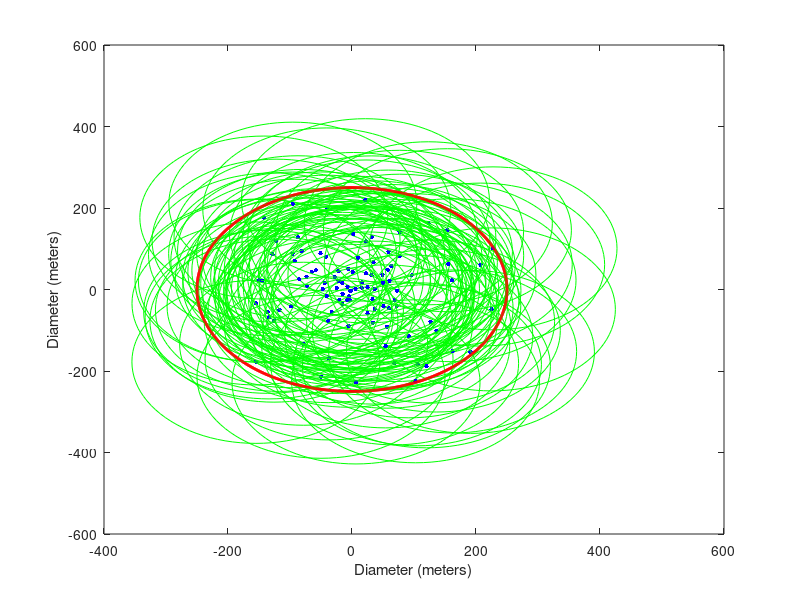
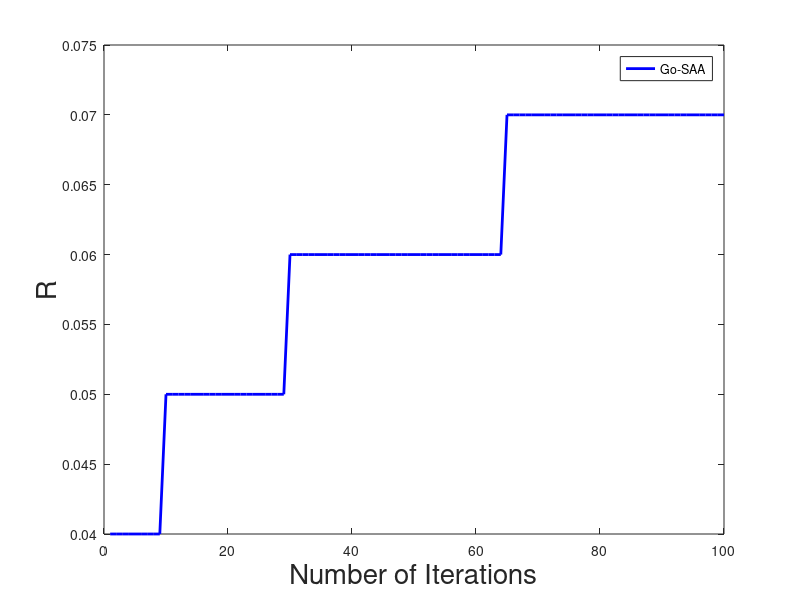

Reproduce these figures in MATLAB, in order.
clc
clear all;
close all;
%%%%%%%%%%% Initilizing General Variables %%%%%%%%%%%%%%%%%
R = 250; %radius of circle
Range = 200; %transmission range of nodes
N = 100; %number of nodes
Degree=zeros(1,N);
fitness_func_R=0;
no_of_chrom=20;
pop_members=no_of_chrom/2; %number of members in a population
neighbour_limit=60; %no of neighbours each node can form
degree_check(1,N)=0;% to check degree of nodes in a adjacency matrix
B_D(N,N,no_of_chrom)=0; %initializing 3D matrix for storing adjacency matrix of population
max_step=100; % maximum itrations in SA
alpha=0.9;
ROSE_temp(100,100)=0;
ROSE_temp_1(100,100)=0;
Avg=1;
plot_temp=zeros(1,N);
for z=1:Avg

%%%%%%%%%%%%%% Start cirle with diameter 500m, for defining field
t=0:pi/500:2*pi; 
x1=R*cos(t);
y1=R*sin(t);
plot(x1,y1,'r', 'LineWidth',2.0)
xlabel('Diameter (meters)');
ylabel('Diameter (meters)');
hold on;
%%%%%%%%%%%%% End cirle with diameter 500m, for defining field
distance= @(x,y) sqrt(((x.xd-y.xd)^2) + ((x.yd-y.yd)^2)); %Calculating Ecladian Distance

for i=1:N
    r=R;
    th=2*pi;
    r=r * rand ;
    th=th * rand ;
    x=r*(cos(th));
    y=r*(sin(th));
%%%% Start cirle with radius 200m, for defining nodes range    
    th = 0:pi/50:2*pi;
    xunit = Range * cos(th) + x;
    yunit = Range * sin(th) + y;
    plot(xunit, yunit, 'g', 'LineWidth',0.5);
    hold on
%%%% End cirle with radius 200m, for defining nodes range
    S(i).xd=x;
    S(i).yd=y;
    S(i).Nei= [];
    plot(S(i).xd,S(i).yd,'b.','MarkerSize',10)
    hold on
end

plot(x1,y1,'r', 'LineWidth',2.0)
hold on
plot(S(i).xd,S(i).yd,'b.','MarkerSize',10)
for i=1:N
    index=1;
    for j=1:N
           if i~=j
                distance_with_node =  distance(S(i),S(j));

                if distance_with_node <= Range 
                    S(i).Nei (index)= j;
                    index=index+1;
                    hold on
                end               
           end
    end   
end

%%%%%%%%%%%%%%%%%%%%% Start of Adjacency Matrix %%%%%%%%%%%%%%%%%%%%
for i=1:N
    for j=1:N
        Member_check = ismember(i, S(j).Nei(:));
        if Member_check == 0
            A(i,j) = 0;
        else
            A(i,j) =1;
        end
    end
    Degree(i)=numel(S(i).Nei);
end
%%%%%%%%%%%%% End of Adjacency Matrix %%%%%%%%%%%%%%% 
%%%%%%%%%%%%% Start of Charomosome %%%%%%%%%%%%%%%%
j=1;
k=1;
l=N;
for i=j:N
  for m=j:N
    A(j,m);
     chrom(1,k)= A(j,m); % generating charomosome of orignal topology
     k=k+1;
  end
  j=j+1;    
end
%%%%%%%%%%%%% End of Charomosome %%%%%%%%%%%%%%%%


%%%%%%%%%%%%%%% Multiple Neighbours 3D Matix %%%%%%%%%%%%
B_D(:,:,1)=A; %storing orignal topology in 1st position of population
for k=2:no_of_chrom    %filling 2nd to 19th topologies in population 
    B_D(:,:,k)=A;
    for j=1:N
        degree_check(1,j)= sum(B_D(j,:,k));
        while degree_check(1,j) > neighbour_limit %applying edge limit n topology over population
            B_D(j,ceil(rand(1)*N),k)=0;     %deleting random edge from adjacency matrix for randomization        
            degree_check(1,j)= sum(B_D(j,:,k));
        end        
    end    
end
%%%%%%%%%%%%%%%%%%%%%%%%   Generating 1st population  %%%%%%%%%%%%%%%%%%
for i=1:pop_members %pop_members is limit of number of members in population
    pop1_adj(:,:,i)=B_D(:,:,i);    %saving first half of B_D in pop1_adj    
end  
%%%%%% Calculating R of 1st Population Set %%%%%%%%%%%%%%%%%%%%%
SA=pop1_adj;   
for n=1:pop_members %pop_members is limit of number of members in population
        c=SA(:,:,n);    %sconverting 3D matrix into 2D matric for calculation of R    
  
            for k=1:N
                degree_R(k)=sum(c(:,k));    %%degree calculation of matrix C, ready for calculation of schineder R
            end
    %%%%%%%%%%%%%%%%%%%% Calculating R   %%%%%%%%%%%%%%%%%%%%%%%%%%%%%%%%%%%%%%%%%
    %%%%%%%%%%% Calculating Maximum Degree Node %%%%%%%%%%%%%%%%
    [max_num,max_idx] = max(degree_R(:));
    max_idx;
    %%%%%%%%%%%% Deleting Maximum Degree Node %%%%%%%%%%%%%%%%%%
    A_D=c;
    A_D(:,max_idx)=0;
    A_D(max_idx,:)=0;
    %%%%%%%%% Finding 2nd Maximum degree %%%%%%%%%%%%%%%%%%%%%%%
    second_Degree(1,N)=0;
    for i=1:N
        for j=1:N
            second_Degree(j)= sum(A_D(:,j));
        end
    end
    [second_max_num,second_max_idx] = max(second_Degree(:));
    second_max_idx;
    %%%%%%%%%%%%%% Finding 90% Degrees in Comparison to Maximum degree %%%%%
    ninty_percent_max_degree=(max_num/100)*90;
    ninty_percent_threshold=0;
    num_ninty_percent_nodes=0;
   for j=1:N
        if second_Degree(j)>= ninty_percent_max_degree;
           num_ninty_percent_nodes= num_ninty_percent_nodes+1;
        end
   end
    num_ninty_percent_nodes;
    %%%%%%% Calculating Fittness Function R %%%%%%%
    fitness_func_R= num_ninty_percent_nodes/N;
     schineder_SA(n)=fitness_func_R;
     schineder_SA(n);
%%%%%%%%%%%%%%%%%%%%%% End of R  %%%%%%%%%%%%%%%%%%%%%%%%%%%
    end %% end of SA limit

    
%%%%% Start of Simulating Anealing %%%%%%%%%%%%%%%%%    
    
To=-(max(schineder_SA)-min(schineder_SA))/log(0.8);
SA_temp(100,100)=0;
SA_temp_1(100,100)=0;
SA_temp=SA(:,:,2);
for p=1:max_step
    
  %%%%%%%%%%% Calculating R for SA_temp %%%%%%%%%%
    c=SA_temp;    %sconverting 3D matrix into 2D matric for calculation of R    
  
            for k=1:N
                degree_R(k)=sum(c(:,k));    %%degree calculation of matrix C, ready for calculation of schineder R
            end

    %%%%%%%%%%%%%%%%%%%% Calculating R   %%%%%%%%%%%%%%%%%%%%%%%%%%%%%%%%%%%%%%%%%
    %%%%%%%%%%% Calculating Maximum Degree Node %%%%%%%%%%%%%%%%
    [max_num,max_idx] = max(degree_R(:));
    max_idx;
    %%%%%%%%%%%% Deleting Maximum Degree Node %%%%%%%%%%%%%%%%%%
    A_D=c;
    A_D(:,max_idx)=0;
    A_D(max_idx,:)=0;
    %%%%%%%%% Finding 2nd Maximum degree %%%%%%%%%%%%%%%%%%%%%%%
    second_Degree(1,N)=0;
    for i=1:N
        for j=1:N
            second_Degree(j)= sum(A_D(:,j));
        end
    end
    [second_max_num,second_max_idx] = max(second_Degree(:));
    second_max_idx;
    %%%%%%%%%%%%%% Finding 90% Degrees in Comparison to Maximum degree %%%%%
    ninty_percent_max_degree=(max_num/100)*90;
    ninty_percent_threshold=0;
    num_ninty_percent_nodes=0;
   for j=1:N
        if second_Degree(j)>= ninty_percent_max_degree;
           num_ninty_percent_nodes= num_ninty_percent_nodes+1;
        end
   end
    num_ninty_percent_nodes;
    %%%%%%% Calculating Fittness Function R %%%%%%%
    fitness_func_R= num_ninty_percent_nodes/N;
     schineder_SA_temp=fitness_func_R;
  
  %%%% End of R Calculation for SA_temp %%%%%%%%%%
  
SA_temp_1=SA_temp;    
  %%%%%%%% Finding two edges %%%%%%
  
    for k=1:N
    algo_degree(k)=sum(SA_temp_1(:,k));    
    end
%%%% calculating first maximum degree node 

 node1_index= ceil(rand(1)*N);
 node1_degree= algo_degree(node1_index);
%%%% calculating second maximum degree node 
algo_degree_second=algo_degree;
algo_degree_second(max_idx)=0;
[max_num,max_idx] = max(algo_degree_second(:));
Member_check=0;
for i=1:N
    
    if Member_check<algo_degree_second(i)
        if SA_temp_1(node1_index,i)==0
            if SA_temp_1(i,node1_index)==0
        node2_index=i; 
        node2_degree=algo_degree_second(i);
            end
        end
    end
end
node2_index;
node2_degree;
 
%%%%% Calculating partner of node 1 %%%%%
degree_member_check=0;
node1_neighbour_degree=0;
node1_neighbour_index=0;
for i=1:N

    Member_check =SA_temp_1(i,node1_index);

    if Member_check == 1 && i~=node2_index && i~=node1_index%checking edges of node 1
       if SA_temp_1(i,node2_index)==0
           
                degree_member_check=sum(SA_temp_1(:,i)); %if edge exists with any node then calculate degree of that node
                if node1_neighbour_degree<degree_member_check
                    node1_neighbour_degree= degree_member_check ;
                    node1_neighbour_index=i;
                end
           
        end
    end
end
if (node1_neighbour_index)==0
node1_neighbour_index=ceil(rand(1)*N);
node1_neighbour_degree=algo_degree(node1_neighbour_index);
end
node1_neighbour_index;
node1_neighbour_degree;


%%%% Calculating partner of node 2 %%%%%
degree_member_check=0;
node2_neighbour_degree=0;
node2_neighbour_index=0;
for i=1:N

    Member_check =SA_temp_1(i,node2_index);
    if Member_check == 1  
        if SA_temp_1(i,node1_index)==0 
            if SA_temp_1(i,node1_neighbour_index)==0 %checking edges of node 1
                degree_member_check=sum(SA_temp_1(:,i)); %if edge exists with any node then calculate degree of that node
                    if node2_neighbour_degree<degree_member_check
                        node2_neighbour_degree= degree_member_check ;
                        node2_neighbour_index=i;
                    end
            end
        end
    end
end

if (node2_neighbour_index)==0
node2_neighbour_index=ceil(rand(1)*N);
node2_neighbour_degree=algo_degree(node2_neighbour_index);
end
SA_temp_1(node1_index,node2_index)=1; %%making edge between node i and node k
SA_temp_1(node2_index,node1_index)=1; %%making edge between node k and node i
SA_temp_1(node1_neighbour_index,node2_neighbour_index)=1; %%making edge between node j and node l
SA_temp_1(node2_neighbour_index,node1_neighbour_index)=1; %%making edge between node l and node j  

  %%%%%%%%%%% Again Calculating R for SA_temp_1 after new edges %%%%%%%%%%
    c=SA_temp_1;    %sconverting 3D matrix into 2D matric for calculation of R    
  
            for k=1:N
                degree_R(k)=sum(c(:,k));    %%degree calculation of matrix C, ready for calculation of schineder R
            end

    %%%%%%%%%%%%%%%%%%%% Calculating R   %%%%%%%%%%%%%%%%%%%%%%%%%%%%%%%%%%%%%%%%%
    %%%%%%%%%%% Calculating Maximum Degree Node %%%%%%%%%%%%%%%%
    [max_num,max_idx] = max(degree_R(:));
    max_idx;
    %%%%%%%%%%%% Deleting Maximum Degree Node %%%%%%%%%%%%%%%%%%
    A_D=c;
    A_D(:,max_idx)=0;
    A_D(max_idx,:)=0;
    %%%%%%%%% Finding 2nd Maximum degree %%%%%%%%%%%%%%%%%%%%%%%
    second_Degree(1,N)=0;
    for i=1:N
        for j=1:N
            second_Degree(j)= sum(A_D(:,j));
        end
    end
    [second_max_num,second_max_idx] = max(second_Degree(:));
    second_max_idx;
    %%%%%%%%%%%%%% Finding 90% Degrees in Comparison to Maximum degree %%%%%
    ninty_percent_max_degree=(max_num/100)*90;
    ninty_percent_threshold=0;
    num_ninty_percent_nodes=0;
   for j=1:N
        if second_Degree(j)>= ninty_percent_max_degree;
           num_ninty_percent_nodes= num_ninty_percent_nodes+1;
        end
   end
    num_ninty_percent_nodes;
    %%%%%%% Calculating Fittness Function R %%%%%%%
    fitness_func_R= num_ninty_percent_nodes/N;
     schineder_SA_temp_second=fitness_func_R;
  
  %%%% End of Again Re- R Calculation for SA_temp_1 %%%%%%%%%%
ninty_per_To=(To/100)*40;
p
T(p)=(alpha.^p)*To;  
  if schineder_SA_temp_second>schineder_SA_temp 
        SA_temp=SA_temp_1; 
  end
  if schineder_SA_temp_second>((schineder_SA_temp/100)*90) && T(p)>To
           SA_temp=SA_temp_1;  
  end

  %%%%%%%%%%%%%%%%%%%%%%%%%%%%%%%%%%%%%%%%%%%%%%%%%%%%%%%%%%%%%%%%%%%
     %%%%%%%%%%% Calculating R for ROSE_temp %%%%%%%%%%
    c=SA_temp;    %sconverting 3D matrix into 2D matric for calculation of R    
  
            for k=1:N
                degree_R(k)=sum(c(:,k));    %%degree calculation of matrix C, ready for calculation of schineder R
            end

 %%%%%%%%%%%%%%%%%%%% Start of Angle Sum Operation %%%%%%%%%%%%%%%%%%%%%%%%
%%%%%% Calculating Network Centroid %%%%%%
%     c=ROSE_temp_1;       
%   
%             for k=1:N
%                 degree_R(k)=sum(c(:,k));    %%degree calculation of matrix C, ready for calculation of schineder R
%             end
%     [centroid_degree,centroid_index] = max(degree_R(:));
%     centroid_index;
    centroid_degree=sum(c(:,1))
    centroid_index=1
%%%%%%%% Finding two edges %%%%%%  
      while ((node1_index==0) || (node2_index==0) || (node1_neighbour_index==0) || (node2_neighbour_index==0)) 
    
        for k=1:N
            algo_degree(k)=sum(ROSE_temp_1(:,k));    
        end    
            %%%%%%%%%%% Process of finding two edges %%%%%%%%%%%%%%
            %%%%%%%%%%% calculating first node %%%%%%%%%%%%%

        node1_index= ceil(rand(1)*N); %%%%Finding 1st Random Node
        node1_degree= algo_degree(node1_index);  %%%% Calculate degree of first random node
            %%%% calculating second random node
        ROSE_degree_second=algo_degree;
        ROSE_degree_second(max_idx)=0;
        [max_num,max_idx] = max(ROSE_degree_second(:));
        Member_check=0;        
        for i=1:N    
            if Member_check<ROSE_degree_second(i)
                    node2_index= ceil(rand(1)*N); %%%%Finding 1st Random Node
                    node2_degree= algo_degree(node2_index);  %%%% Calculate degree of first random node
                if ROSE_temp_1(node1_index,i)==0 %%checking column of node1_index
                    if ROSE_temp_1(i,node1_index)==0 %%%% Refer to picture, selection of highest degree having no edge with node 1
                        node2_index=i; 
                        node2_degree=ROSE_degree_second(i);
                         break
                    end
                end
            end
        end
        node2_index;
        node2_degree; 
            %%%%% Calculating partner of node 1 %%%%%
        degree_member_check=0;
        node1_neighbour_degree=0;
        node1_neighbour_index=0;
        
        for i=1:N
            Member_check =ROSE_temp_1(i,node1_index);
            if Member_check == 1 && i~=node2_index && i~=node1_index%checking edges of node 1
                if ROSE_temp_1(i,node2_index)==0           
                    degree_member_check=sum(ROSE_temp_1(:,i)); %if edge exists with any node then calculate degree of that node
                    if node1_neighbour_degree<degree_member_check
                        node1_neighbour_degree= degree_member_check ;
                        node1_neighbour_index=i;
                    end
           
                end
            end
        end
        node1_neighbour_index;
        node1_neighbour_degree;


            %%%% Calculating partner of node 2 %%%%%
        degree_member_check=0;
        node2_neighbour_degree=0;
        node2_neighbour_index=0;
        for i=1:N

            Member_check =ROSE_temp_1(i,node2_index);
            % Member_check = ismember(i, node2_index); %%check all rows of node2_index
                if Member_check == 1  
                    if ROSE_temp_1(i,node1_index)==0 
                        if ROSE_temp_1(i,node1_neighbour_index)==0 %checking edges of node 1
                            degree_member_check=sum(ROSE_temp_1(:,i)); %if edge exists with any node then calculate degree of that node
                                if node2_neighbour_degree<degree_member_check
                                        node2_neighbour_degree= degree_member_check ;
                                        node2_neighbour_index=i;
                                end
                        end
                    end
                end
        end
    end %%%% End of while loop for non zero edge calculation
n_i=node1_index;
n_i_d=node1_degree;
n_j=node1_neighbour_index;
n_j_d=node1_neighbour_degree;
n_k=node2_index;
n_k_d=node2_degree;
n_l=node2_neighbour_index;
n_l_d=node2_neighbour_degree;
    if (centroid_index~=node1_index && centroid_index~=node2_index && centroid_index~=node1_neighbour_index && centroid_index~=node2_neighbour_index)
    
        m1_xd=(S(node1_index).xd+S(node1_neighbour_index).xd)/2;  %%%%% Calculating x axis value mid point to edge i and j
        m1_yd=(S(node1_index).yd+S(node1_neighbour_index).yd)/2;  %%%%% Calculating y axis value mid point to edge i and j
        m2_xd=(S(node2_index).xd+S(node2_neighbour_index).xd)/2;  %%%%% Calculating x axis value mid point to edge k and l
        m2_yd=(S(node2_index).yd+S(node2_neighbour_index).yd)/2;  %%%%% Calculating y axis value mid point to edge k and l
        
        len_a_alpha_scheme1=sqrt(abs((S(centroid_index).xd-S(n_j).xd).^2)+abs((S(centroid_index).yd-S(n_j).yd).^2));
        len_b_alpha_scheme1=sqrt(abs((S(n_i).xd-S(centroid_index).xd).^2)+abs((S(n_i).yd-S(centroid_index).yd).^2));
        len_c_alpha_scheme1=sqrt(abs((S(n_j).xd-S(n_i).xd).^2)+abs((S(n_j).yd-S(n_i).yd).^2));
        
        if len_b_alpha_scheme1<len_a_alpha_scheme1  %%% to make sure that len a is less than len b
            temp_a=len_b_alpha_scheme1; %if len b is less than len a then swap
            temp_b=len_a_alpha_scheme1; %if len b is less than len a then swap
            len_a_alpha_scheme1=temp_a; %if len b is less than len a then swap
            len_b_alpha_scheme1=temp_b; %if len b is less than len a then swap
        end
        
        alpha_scheme1=acos((len_b_alpha_scheme1.^2+len_c_alpha_scheme1.^2-len_a_alpha_scheme1.^2)/(2*len_b_alpha_scheme1*len_c_alpha_scheme1))
        
        len_a_beta_scheme1=sqrt(abs((S(centroid_index).xd-S(n_l).xd).^2)+abs((S(centroid_index).yd-S(n_l).yd).^2));
        len_b_beta_scheme1=sqrt(abs((S(n_k).xd-S(centroid_index).xd).^2)+abs((S(n_k).yd-S(centroid_index).yd).^2));
        len_c_beta_scheme1=sqrt(abs((S(n_l).xd-S(n_k).xd).^2)+abs((S(n_l).yd-S(n_k).yd).^2));
        if len_b_beta_scheme1<len_a_beta_scheme1  %%% to make sure that len a is less than len b
            temp_a=len_b_beta_scheme1;  %if len b is less than len a then swap
            temp_b=len_a_beta_scheme1;  %if len b is less than len a then swap
            len_a_beta_scheme1=temp_a;  %if len b is less than len a then swap
            len_b_beta_scheme1=temp_b;  %if len b is less than len a then swap
        end        
        beta_scheme1=acos((len_b_alpha_scheme1.^2+len_c_alpha_scheme1.^2-len_a_alpha_scheme1.^2)/(2*len_b_alpha_scheme1*len_c_alpha_scheme1))
        
        scheme1angle=alpha_scheme1+beta_scheme1;
        
        len_a_alpha_scheme2=sqrt(abs((S(centroid_index).xd-S(n_k).xd).^2)+abs((S(centroid_index).yd-S(n_k).yd).^2));
        len_b_alpha_scheme2=sqrt(abs((S(n_i).xd-S(centroid_index).xd).^2)+abs((S(n_i).yd-S(centroid_index).yd).^2));
        len_c_alpha_scheme2=sqrt(abs((S(n_k).xd-S(n_i).xd).^2)+abs((S(n_k).yd-S(n_i).yd).^2));        
        if len_b_alpha_scheme1<len_a_alpha_scheme1  %%% to make sure that len a is less than len b
            temp_a=len_b_alpha_scheme1;  %if len b is less than len a then swap
            temp_b=len_a_alpha_scheme1;  %if len b is less than len a then swap
            len_a_alpha_scheme1=temp_a;  %if len b is less than len a then swap
            len_b_alpha_scheme1=temp_b;  %if len b is less than len a then swap
        end        
        alpha_scheme2=acos((len_b_alpha_scheme1.^2+len_c_alpha_scheme1.^2-len_a_alpha_scheme1.^2)/(2*len_b_alpha_scheme1*len_c_alpha_scheme1))
        
        
        len_a_beta_scheme2=sqrt(abs((S(centroid_index).xd-S(n_l).xd).^2)+abs((S(centroid_index).yd-S(n_l).yd).^2));
        len_b_beta_scheme2=sqrt(abs((S(n_j).xd-S(centroid_index).xd).^2)+abs((S(n_j).yd-S(centroid_index).yd).^2));
        len_c_beta_scheme2=sqrt(abs((S(n_j).xd-S(n_l).xd).^2)+abs((S(n_j).yd-S(n_l).yd).^2));        
        if len_b_beta_scheme1<len_a_beta_scheme1  %%% to make sure that len a is less than len b
            temp_a=len_b_beta_scheme1;  %if len b is less than len a then swap
            temp_b=len_a_beta_scheme1;  %if len b is less than len a then swap
            len_a_beta_scheme1=temp_a;  %if len b is less than len a then swap
            len_b_beta_scheme1=temp_b;  %if len b is less than len a then swap
        end   
        beta_scheme2=acos((len_b_alpha_scheme1.^2+len_c_alpha_scheme1.^2-len_a_alpha_scheme1.^2)/(2*len_b_alpha_scheme1*len_c_alpha_scheme1))
        scheme2angle=alpha_scheme2+beta_scheme2;
        
        len_a_alpha_scheme3=sqrt(abs((S(centroid_index).xd-S(n_j).xd).^2)+abs((S(centroid_index).yd-S(n_j).yd).^2));
        len_b_alpha_scheme3=sqrt(abs((S(n_k).xd-S(centroid_index).xd).^2)+abs((S(n_k).yd-S(centroid_index).yd).^2));
        len_c_alpha_scheme3=sqrt(abs((S(n_j).xd-S(n_k).xd).^2)+abs((S(n_j).yd-S(n_k).yd).^2));        
        if len_b_alpha_scheme1<len_a_alpha_scheme1  %%% to make sure that len a is less than len b
            temp_a=len_b_alpha_scheme1;  %if len b is less than len a then swap
            temp_b=len_a_alpha_scheme1;  %if len b is less than len a then swap
            len_a_alpha_scheme1=temp_a;  %if len b is less than len a then swap
            len_b_alpha_scheme1=temp_b;  %if len b is less than len a then swap
        end        
        alpha_scheme3=acos((len_b_alpha_scheme1.^2+len_c_alpha_scheme1.^2-len_a_alpha_scheme1.^2)/(2*len_b_alpha_scheme1*len_c_alpha_scheme1))
        
        
        len_a_beta_scheme3=sqrt(abs((S(centroid_index).xd-S(n_l).xd).^2)+abs((S(centroid_index).yd-S(n_l).yd).^2));
        len_b_beta_scheme3=sqrt(abs((S(n_i).xd-S(centroid_index).xd).^2)+abs((S(n_i).yd-S(centroid_index).yd).^2));
        len_c_beta_scheme3=sqrt(abs((S(n_l).xd-S(n_i).xd).^2)+abs((S(n_j).yd-S(n_l).yd).^2));        
        if len_b_beta_scheme1<len_a_beta_scheme1  %%% to make sure that len a is less than len b
            temp_a=len_b_beta_scheme1;  %if len b is less than len a then swap
            temp_b=len_a_beta_scheme1;  %if len b is less than len a then swap
            len_a_beta_scheme1=temp_a;  %if len b is less than len a then swap
            len_b_beta_scheme1=temp_b;  %if len b is less than len a then swap
        end           
        beta_scheme3=acos((len_b_alpha_scheme1.^2+len_c_alpha_scheme1.^2-len_a_alpha_scheme1.^2)/(2*len_b_alpha_scheme1*len_c_alpha_scheme1))
        scheme3angle=alpha_scheme3+beta_scheme3;
        
        if scheme1angle>scheme2angle
            schineder_ROSE_temp_new; 
            ROSE_temp_2=ROSE_temp_1; 
            ROSE_temp_2(n_i,n_j)=0;
            ROSE_temp_2(n_j,n_i)=0;
            ROSE_temp_2(n_k,n_l)=0;
            ROSE_temp_2(n_l,n_k)=0;  

            ROSE_temp_2(n_i,n_k)=1;
            ROSE_temp_2(n_k,n_i)=1;
            ROSE_temp_2(n_j,n_l)=1;
            ROSE_temp_2(n_l,n_j)=1;
                        %%%%%%%%%%% Calculating R for ROSE_temp %%%%%%%%%%
        c=ROSE_temp_2;    %sconverting 3D matrix into 2D matric for calculation of R    
  
            for k=1:N
                degree_R(k)=sum(c(:,k));    %%degree calculation of matrix C, ready for calculation of schineder R
            end

            %%%%%%%%%%%%%%%%%%%% Calculating R %%%%%%%%%%%%%%%%%%%%%%%%%%%%%%%%%%%%%%%%%
            %%%%%%%%%%% Calculating Maximum Degree Node %%%%%%%%%%%%%%%%
            [max_num,max_idx] = max(degree_R(:));
            max_idx;
            %%%%%%%%%%%% Deleting Maximum Degree Node %%%%%%%%%%%%%%%%%%
            A_D=c;
            A_D(:,max_idx)=0;
            A_D(max_idx,:)=0;
            %%%%%%%%% Finding 2nd Maximum degree %%%%%%%%%%%%%%%%%%%%%%%
            second_Degree(1,N)=0;
            for i=1:N
                for j=1:N
                    second_Degree(j)= sum(A_D(:,j));
                end
            end
            [second_max_num,second_max_idx] = max(second_Degree(:));
            second_max_idx;
            %%%%%%%%%%%%%% Finding 90% Degrees in Comparison to Maximum degree %%%%%
            ninty_percent_max_degree=(max_num/100)*90;
            ninty_percent_threshold=0;
            num_ninty_percent_nodes=0;
            for j=1:N
                if second_Degree(j)>= ninty_percent_max_degree;
                   num_ninty_percent_nodes= num_ninty_percent_nodes+1;
                end
            end
            num_ninty_percent_nodes;
            %%%%%%% Calculating Fittness Function R %%%%%%%
            fitness_func_R= num_ninty_percent_nodes/N;
            schineder_ROSE_temp_new=fitness_func_R;

            %%%% End of R Calculation for ROSE_temp %%%%%%%%%%
            if schineder_ROSE_temp_new>schineder_ROSE_temp
                ROSE_temp_1=ROSE_temp_2;
            end        
        end
        if scheme1angle>scheme3angle
            schineder_ROSE_temp_new;    
            ROSE_temp_2=ROSE_temp_1; 
            ROSE_temp_2(n_i,n_j)=0;
            ROSE_temp_2(n_j,n_i)=0;
            ROSE_temp_2(n_k,n_l)=0;
            ROSE_temp_2(n_l,n_k)=0;  

            ROSE_temp_2(n_i,n_l)=1;
            ROSE_temp_2(n_l,n_i)=1;
            ROSE_temp_2(n_j,n_k)=1;
            ROSE_temp_2(n_k,n_j)=1;  
                        %%%%%%%%%%% Calculating R for ROSE_temp %%%%%%%%%%
        c=ROSE_temp_2;    %sconverting 3D matrix into 2D matric for calculation of R    
  
            for k=1:N
                degree_R(k)=sum(c(:,k));    %%degree calculation of matrix C, ready for calculation of schineder R
            end

            %%%%%%%%%%%%%%%%%%%% Calculating R %%%%%%%%%%%%%%%%%%%%%%%%%%%%%%%%%%%%%%%%%
            %%%%%%%%%%% Calculating Maximum Degree Node %%%%%%%%%%%%%%%%
            [max_num,max_idx] = max(degree_R(:));
            max_idx;
            %%%%%%%%%%%% Deleting Maximum Degree Node %%%%%%%%%%%%%%%%%%
            A_D=c;
            A_D(:,max_idx)=0;
            A_D(max_idx,:)=0;
            %%%%%%%%% Finding 2nd Maximum degree %%%%%%%%%%%%%%%%%%%%%%%
            second_Degree(1,N)=0;
            for i=1:N
                for j=1:N
                    second_Degree(j)= sum(A_D(:,j));
                end
            end
            [second_max_num,second_max_idx] = max(second_Degree(:));
            second_max_idx;
            %%%%%%%%%%%%%% Finding 90% Degrees in Comparison to Maximum degree %%%%%
            ninty_percent_max_degree=(max_num/100)*90;
            ninty_percent_threshold=0;
            num_ninty_percent_nodes=0;
            for j=1:N
                if second_Degree(j)>= ninty_percent_max_degree;
                   num_ninty_percent_nodes= num_ninty_percent_nodes+1;
                end
            end
            num_ninty_percent_nodes;
            %%%%%%% Calculating Fittness Function R %%%%%%%
            fitness_func_R= num_ninty_percent_nodes/N;
            schineder_ROSE_temp_new=fitness_func_R;

            %%%% End of R Calculation for ROSE_temp %%%%%%%%%%
            if schineder_ROSE_temp_new>schineder_SA_temp_second
                SA_temp=ROSE_temp_2;
            end   
        end  
        
    end
    
    
%%%% End of Angle Sum Operation %%%%%%%%%
  
  
 %%%%%%%%%%% Again Calculating R for SA_temp_1 after new edges %%%%%%%%%%
    c=SA_temp;    %sconverting 3D matrix into 2D matric for calculation of R    
  
            for k=1:N
                degree_R(k)=sum(c(:,k));    %%degree calculation of matrix C, ready for calculation of schineder R
            end

    %%%%%%%%%%%%%%%%%%%% Calculating R   %%%%%%%%%%%%%%%%%%%%%%%%%%%%%%%%%%%%%%%%%
    %%%%%%%%%%% Calculating Maximum Degree Node %%%%%%%%%%%%%%%%
    [max_num,max_idx] = max(degree_R(:));
    max_idx;
    %%%%%%%%%%%% Deleting Maximum Degree Node %%%%%%%%%%%%%%%%%%
    A_D=c;
    A_D(:,max_idx)=0;
    A_D(max_idx,:)=0;
    %%%%%%%%% Finding 2nd Maximum degree %%%%%%%%%%%%%%%%%%%%%%%
    second_Degree(1,N)=0;
    for i=1:N
        for j=1:N
            second_Degree(j)= sum(A_D(:,j));
        end
    end
    [second_max_num,second_max_idx] = max(second_Degree(:));
    second_max_idx;
    %%%%%%%%%%%%%% Finding 90% Degrees in Comparison to Maximum degree %%%%%
    ninty_percent_max_degree=(max_num/100)*90;
    ninty_percent_threshold=0;
    num_ninty_percent_nodes=0;
   for j=1:N
        if second_Degree(j)>= ninty_percent_max_degree;
           num_ninty_percent_nodes= num_ninty_percent_nodes+1;
        end
   end
    num_ninty_percent_nodes;
    %%%%%%% Calculating Fittness Function R %%%%%%%
    fitness_func_R= num_ninty_percent_nodes/N;
     schineder_SA_temp_Final=fitness_func_R;
  
  %%%% End of Again Re- R Calculation for SA_temp_1 %%%%%%%%%%  
  %%%%%%%%%%%%%%%%%%%%%%%%%%%%%%%%%%%%%%%%%%%%%%%%%%%%%%%%%%%%%%%%%%
  
%schineder_SA_check(p)=schineder_SA_temp_second;
schineder_SA_check_2(p)=schineder_SA_temp_Final;
end

plot_temp=plot_temp+schineder_SA_check_2;
end

plot_temp=plot_temp/Avg;

figure;
plot(plot_temp, 'b','LineWidth',2.00);
%title(['\fontsize{13}{\color{blue} Geometrically Optimized Simulated Annealing}'])
legend('Go-SAA');
ylabel('R','fontsize',20)
xlabel('Number of Iterations','fontsize',20)